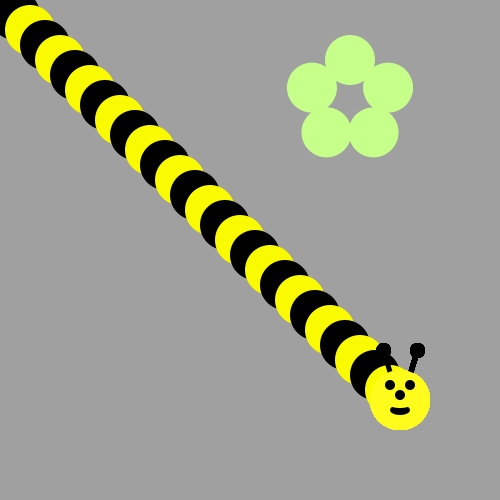
Frame 1 (no input)
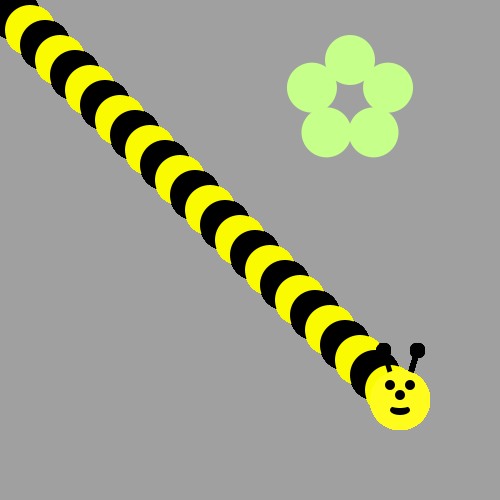
Frame 60 (the mouse pressed at the canvas centre just before this capture)
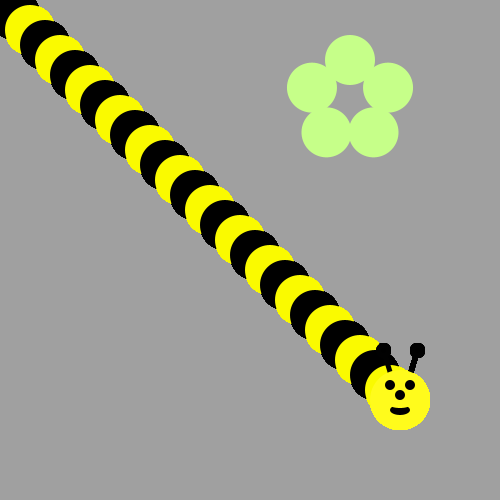
Frame 120 (the mouse held since frame 60 and released just before this capture)

The Processing sketch that drew these frames (run headless with seeded random() and noise(); from frame 60 on, the mouse is pressed at the canvas centre):

// Processing sketch: Bee_face_thing
// ── Bee_face_thing.pde

 
   void drawFlower(int x, int y) {
     noStroke();
     translate(x, y);
   
     for(int i = 0; i < 5; i++){
     // draw 5 petals, rotating after each one<
     fill(#c6ff89);      // green
    
           ellipse(0, -40, 50, 50);
          rotate(radians(72));
 }

     }


void drawBeeFace(int BeeFaceX, int BeeFaceY) {
     noStroke();
     fill(0, 0, 0);
     stroke(1);
  strokeWeight(5);
    line(BeeFaceX-10, BeeFaceY-27, BeeFaceX-17, BeeFaceY-50);
    line(BeeFaceX+10, BeeFaceY-27, BeeFaceX+17, BeeFaceY-50);
     ellipse(BeeFaceX-17, BeeFaceY-50, 10, 10);
    ellipse(BeeFaceX+17, BeeFaceY-50, 10, 10);
    noStroke();
    fill(255, 251, 28);
     ellipse(BeeFaceX, BeeFaceY, 60, 60); // face
   fill(255, 237, 209);
     fill(0,0,0);
     ellipse(BeeFaceX-10, BeeFaceY-15, 10, 10); // eyes
     ellipse(BeeFaceX+10, BeeFaceY-15, 10, 10);
     ellipse(BeeFaceX, BeeFaceY-5, 10, 10); // nose
     ellipse(BeeFaceX, BeeFaceY+10, 20, 10);// mouth
     fill(255, 251, 28);
    ellipse(BeeFaceX, BeeFaceY+5, 20, 6);


}
void setup() {
     ellipseMode(CENTER);
     size(500, 500);
     background(160, 160, 160);
      drawFlower(350, 100);
}
  //void drawFlower(int x, int y) {
  //void drawBeeFace(int BeeFaceX, int BeeFaceY) {
  
void draw() {
  for(int i = 0; i < 27; i++){
    
if(i % 2==0){
fill(250,250,0);
}
else{
  fill(0,0,0);
}
//ellipse(0,0,50,50);
//fill(0,0,0);
ellipse(15*i,15*i,50,50);

  drawBeeFace(400,400);
  
}
}
